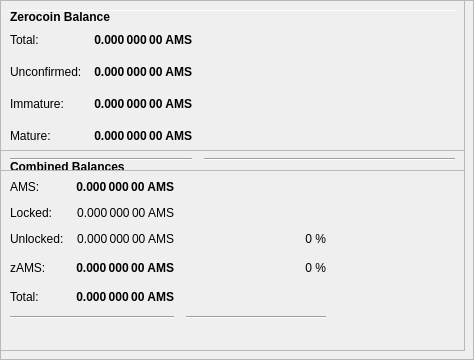
        <widget class="QFrame" name="frameObfuscation">
         <property name="minimumSize">
          <size>
           <width>0</width>
           <height>350</height>
          </size>
         </property>
         <property name="layoutDirection">
          <enum>Qt::LeftToRight</enum>
         </property>
         <property name="frameShape">
          <enum>QFrame::StyledPanel</enum>
         </property>
         <property name="frameShadow">
          <enum>QFrame::Raised</enum>
         </property>
         <widget class="QPushButton" name="runAutoDenom">
          <property name="geometry">
           <rect>
            <x>251</x>
            <y>17</y>
            <width>1</width>
            <height>1</height>
           </rect>
          </property>
          <property name="palette">
           <palette>
            <active>
             <colorrole role="WindowText">
              <brush brushstyle="SolidPattern">
               <color alpha="255">
                <red>0</red>
                <green>0</green>
                <blue>0</blue>
               </color>
              </brush>
             </colorrole>
             <colorrole role="Button">
              <brush brushstyle="SolidPattern">
               <color alpha="255">
                <red>239</red>
                <green>238</green>
                <blue>238</blue>
               </color>
              </brush>
             </colorrole>
             <colorrole role="Light">
              <brush brushstyle="SolidPattern">
               <color alpha="255">
                <red>255</red>
                <green>255</green>
                <blue>255</blue>
               </color>
              </brush>
             </colorrole>
             <colorrole role="Midlight">
              <brush brushstyle="SolidPattern">
               <color alpha="255">
                <red>247</red>
                <green>246</green>
                <blue>246</blue>
               </color>
              </brush>
             </colorrole>
             <colorrole role="Dark">
              <brush brushstyle="SolidPattern">
               <color alpha="255">
                <red>119</red>
                <green>119</green>
                <blue>119</blue>
               </color>
              </brush>
             </colorrole>
             <colorrole role="Mid">
              <brush brushstyle="SolidPattern">
               <color alpha="255">
                <red>159</red>
                <green>159</green>
                <blue>159</blue>
               </color>
              </brush>
             </colorrole>
             <colorrole role="Text">
              <brush brushstyle="SolidPattern">
               <color alpha="255">
                <red>0</red>
                <green>0</green>
                <blue>0</blue>
               </color>
              </brush>
             </colorrole>
             <colorrole role="BrightText">
              <brush brushstyle="SolidPattern">
               <color alpha="255">
                <red>255</red>
                <green>255</green>
                <blue>255</blue>
               </color>
              </brush>
             </colorrole>
             <colorrole role="ButtonText">
              <brush brushstyle="SolidPattern">
               <color alpha="255">
                <red>0</red>
                <green>0</green>
                <blue>0</blue>
               </color>
              </brush>
             </colorrole>
             <colorrole role="Base">
              <brush brushstyle="SolidPattern">
               <color alpha="255">
                <red>255</red>
                <green>255</green>
                <blue>255</blue>
               </color>
              </brush>
             </colorrole>
             <colorrole role="Window">
              <brush brushstyle="SolidPattern">
               <color alpha="255">
                <red>239</red>
                <green>238</green>
                <blue>238</blue>
               </color>
              </brush>
             </colorrole>
             <colorrole role="Shadow">
              <brush brushstyle="SolidPattern">
               <color alpha="255">
                <red>0</red>
                <green>0</green>
                <blue>0</blue>
               </color>
              </brush>
             </colorrole>
             <colorrole role="AlternateBase">
              <brush brushstyle="SolidPattern">
               <color alpha="255">
                <red>247</red>
                <green>246</green>
                <blue>246</blue>
               </color>
              </brush>
             </colorrole>
             <colorrole role="ToolTipBase">
              <brush brushstyle="SolidPattern">
               <color alpha="255">
                <red>255</red>
                <green>255</green>
                <blue>220</blue>
               </color>
              </brush>
             </colorrole>
             <colorrole role="ToolTipText">
              <brush brushstyle="SolidPattern">
               <color alpha="255">
                <red>0</red>
                <green>0</green>
                <blue>0</blue>
               </color>
              </brush>
             </colorrole>
            </active>
            <inactive>
             <colorrole role="WindowText">
              <brush brushstyle="SolidPattern">
               <color alpha="255">
                <red>0</red>
                <green>0</green>
                <blue>0</blue>
               </color>
              </brush>
             </colorrole>
             <colorrole role="Button">
              <brush brushstyle="SolidPattern">
               <color alpha="255">
                <red>239</red>
                <green>238</green>
                <blue>238</blue>
               </color>
              </brush>
             </colorrole>
             <colorrole role="Light">
              <brush brushstyle="SolidPattern">
               <color alpha="255">
                <red>255</red>
                <green>255</green>
                <blue>255</blue>
               </color>
              </brush>
             </colorrole>
             <colorrole role="Midlight">
              <brush brushstyle="SolidPattern">
               <color alpha="255">
                <red>247</red>
                <green>246</green>
                <blue>246</blue>
               </color>
              </brush>
             </colorrole>
             <colorrole role="Dark">
              <brush brushstyle="SolidPattern">
               <color alpha="255">
                <red>119</red>
                <green>119</green>
                <blue>119</blue>
               </color>
              </brush>
             </colorrole>
             <colorrole role="Mid">
              <brush brushstyle="SolidPattern">
               <color alpha="255">
                <red>159</red>
                <green>159</green>
                <blue>159</blue>
               </color>
              </brush>
             </colorrole>
             <colorrole role="Text">
              <brush brushstyle="SolidPattern">
               <color alpha="255">
                <red>0</red>
                <green>0</green>
                <blue>0</blue>
               </color>
              </brush>
             </colorrole>
             <colorrole role="BrightText">
              <brush brushstyle="SolidPattern">
               <color alpha="255">
                <red>255</red>
                <green>255</green>
                <blue>255</blue>
               </color>
              </brush>
             </colorrole>
             <colorrole role="ButtonText">
              <brush brushstyle="SolidPattern">
               <color alpha="255">
                <red>0</red>
                <green>0</green>
                <blue>0</blue>
               </color>
              </brush>
             </colorrole>
             <colorrole role="Base">
              <brush brushstyle="SolidPattern">
               <color alpha="255">
                <red>255</red>
                <green>255</green>
                <blue>255</blue>
               </color>
              </brush>
             </colorrole>
             <colorrole role="Window">
              <brush brushstyle="SolidPattern">
               <color alpha="255">
                <red>239</red>
                <green>238</green>
                <blue>238</blue>
               </color>
              </brush>
             </colorrole>
             <colorrole role="Shadow">
              <brush brushstyle="SolidPattern">
               <color alpha="255">
                <red>0</red>
                <green>0</green>
                <blue>0</blue>
               </color>
              </brush>
             </colorrole>
             <colorrole role="AlternateBase">
              <brush brushstyle="SolidPattern">
               <color alpha="255">
                <red>247</red>
                <green>246</green>
                <blue>246</blue>
               </color>
              </brush>
             </colorrole>
             <colorrole role="ToolTipBase">
              <brush brushstyle="SolidPattern">
               <color alpha="255">
                <red>255</red>
                <green>255</green>
                <blue>220</blue>
               </color>
              </brush>
             </colorrole>
             <colorrole role="ToolTipText">
              <brush brushstyle="SolidPattern">
               <color alpha="255">
                <red>0</red>
                <green>0</green>
                <blue>0</blue>
               </color>
              </brush>
             </colorrole>
            </inactive>
            <disabled>
             <colorrole role="WindowText">
              <brush brushstyle="SolidPattern">
               <color alpha="255">
                <red>119</red>
                <green>119</green>
                <blue>119</blue>
               </color>
              </brush>
             </colorrole>
             <colorrole role="Button">
              <brush brushstyle="SolidPattern">
               <color alpha="255">
                <red>239</red>
                <green>238</green>
                <blue>238</blue>
               </color>
              </brush>
             </colorrole>
             <colorrole role="Light">
              <brush brushstyle="SolidPattern">
               <color alpha="255">
                <red>255</red>
                <green>255</green>
                <blue>255</blue>
               </color>
              </brush>
             </colorrole>
             <colorrole role="Midlight">
              <brush brushstyle="SolidPattern">
               <color alpha="255">
                <red>247</red>
                <green>246</green>
                <blue>246</blue>
               </color>
              </brush>
             </colorrole>
             <colorrole role="Dark">
              <brush brushstyle="SolidPattern">
               <color alpha="255">
                <red>119</red>
                <green>119</green>
                <blue>119</blue>
               </color>
              </brush>
             </colorrole>
             <colorrole role="Mid">
              <brush brushstyle="SolidPattern">
               <color alpha="255">
                <red>159</red>
                <green>159</green>
                <blue>159</blue>
               </color>
              </brush>
             </colorrole>
             <colorrole role="Text">
              <brush brushstyle="SolidPattern">
               <color alpha="255">
                <red>119</red>
                <green>119</green>
                <blue>119</blue>
               </color>
              </brush>
             </colorrole>
             <colorrole role="BrightText">
              <brush brushstyle="SolidPattern">
               <color alpha="255">
                <red>255</red>
                <green>255</green>
                <blue>255</blue>
               </color>
              </brush>
             </colorrole>
             <colorrole role="ButtonText">
              <brush brushstyle="SolidPattern">
               <color alpha="255">
                <red>119</red>
                <green>119</green>
                <blue>119</blue>
               </color>
              </brush>
             </colorrole>
             <colorrole role="Base">
              <brush brushstyle="SolidPattern">
               <color alpha="255">
                <red>239</red>
                <green>238</green>
                <blue>238</blue>
               </color>
              </brush>
             </colorrole>
             <colorrole role="Window">
              <brush brushstyle="SolidPattern">
               <color alpha="255">
                <red>239</red>
                <green>238</green>
                <blue>238</blue>
               </color>
              </brush>
             </colorrole>
             <colorrole role="Shadow">
              <brush brushstyle="SolidPattern">
               <color alpha="255">
                <red>0</red>
                <green>0</green>
                <blue>0</blue>
               </color>
              </brush>
             </colorrole>
             <colorrole role="AlternateBase">
              <brush brushstyle="SolidPattern">
               <color alpha="255">
                <red>239</red>
                <green>238</green>
                <blue>238</blue>
               </color>
              </brush>
             </colorrole>
             <colorrole role="ToolTipBase">
              <brush brushstyle="SolidPattern">
               <color alpha="255">
                <red>255</red>
                <green>255</green>
                <blue>220</blue>
               </color>
              </brush>
             </colorrole>
             <colorrole role="ToolTipText">
              <brush brushstyle="SolidPattern">
               <color alpha="255">
                <red>0</red>
                <green>0</green>
                <blue>0</blue>
               </color>
              </brush>
             </colorrole>
            </disabled>
           </palette>
          </property>
          <property name="focusPolicy">
           <enum>Qt::NoFocus</enum>
          </property>
          <property name="autoFillBackground">
           <bool>true</bool>
          </property>
          <property name="text">
           <string/>
          </property>
          <property name="flat">
           <bool>true</bool>
          </property>
         </widget>
         <widget class="Line" name="line">
          <property name="geometry">
           <rect>
            <x>7</x>
            <y>10</y>
            <width>451</width>
            <height>1</height>
           </rect>
          </property>
          <property name="orientation">
           <enum>Qt::Horizontal</enum>
          </property>
         </widget>
         <widget class="QFrame" name="frame_3">
          <property name="geometry">
           <rect>
            <x>0</x>
            <y>150</y>
            <width>465</width>
            <height>201</height>
           </rect>
          </property>
          <property name="frameShape">
           <enum>QFrame::StyledPanel</enum>
          </property>
          <property name="frameShadow">
           <enum>QFrame::Raised</enum>
          </property>
          <layout class="QVBoxLayout" name="verticalLayout_5">
           <item>
            <layout class="QHBoxLayout" name="horizontalLayout_5" stretch="0">
             <item>
              <widget class="QLabel" name="label_5z">
               <property name="maximumSize">
                <size>
                 <width>16777215</width>
                 <height>20</height>
                </size>
               </property>
               <property name="font">
                <font>
                 <weight>75</weight>
                 <bold>true</bold>
                </font>
               </property>
               <property name="toolTip">
                <string>Combined Balances (including unconfirmed and immature coins)</string>
               </property>
               <property name="text">
                <string>&lt;html&gt;&lt;head/&gt;&lt;body&gt;&lt;p&gt;Combined Balances&lt;/p&gt;&lt;/body&gt;&lt;/html&gt;</string>
               </property>
              </widget>
             </item>
            </layout>
           </item>
           <item>
            <layout class="QGridLayout" name="gridLayout_3">
             <property name="spacing">
              <number>12</number>
             </property>
             <item row="7" column="0" colspan="2">
              <widget class="Line" name="lineSpendableBalance_3">
               <property name="orientation">
                <enum>Qt::Horizontal</enum>
               </property>
              </widget>
             </item>
             <item row="7" column="2">
              <widget class="Line" name="lineWatchBalance_3">
               <property name="sizePolicy">
                <sizepolicy hsizetype="Preferred" vsizetype="Fixed">
                 <horstretch>0</horstretch>
                 <verstretch>0</verstretch>
                </sizepolicy>
               </property>
               <property name="minimumSize">
                <size>
                 <width>140</width>
                 <height>0</height>
                </size>
               </property>
               <property name="orientation">
                <enum>Qt::Horizontal</enum>
               </property>
              </widget>
             </item>
             <item row="4" column="1">
              <widget class="QLabel" name="labelzBalancez">
               <property name="font">
                <font>
                 <weight>75</weight>
                 <bold>true</bold>
                </font>
               </property>
               <property name="cursor">
                <cursorShape>IBeamCursor</cursorShape>
               </property>
               <property name="toolTip">
                <string>Total of transactions that have yet to be confirmed, and do not yet count toward the spendable balance</string>
               </property>
               <property name="text">
                <string notr="true">0.000 000 00 AMS</string>
               </property>
               <property name="alignment">
                <set>Qt::AlignRight|Qt::AlignTrailing|Qt::AlignVCenter</set>
               </property>
               <property name="textInteractionFlags">
                <set>Qt::LinksAccessibleByMouse|Qt::TextSelectableByKeyboard|Qt::TextSelectableByMouse</set>
               </property>
              </widget>
             </item>
             <item row="6" column="1">
              <widget class="QLabel" name="labelTotalz">
               <property name="font">
                <font>
                 <weight>75</weight>
                 <bold>true</bold>
                </font>
               </property>
               <property name="cursor">
                <cursorShape>IBeamCursor</cursorShape>
               </property>
               <property name="toolTip">
                <string>Total Balance, including unconfirmed and immature coins.</string>
               </property>
               <property name="text">
                <string notr="true">0.000 000 00 AMS</string>
               </property>
               <property name="alignment">
                <set>Qt::AlignRight|Qt::AlignTrailing|Qt::AlignVCenter</set>
               </property>
               <property name="textInteractionFlags">
                <set>Qt::LinksAccessibleByMouse|Qt::TextSelectableByKeyboard|Qt::TextSelectableByMouse</set>
               </property>
              </widget>
             </item>
             <item row="4" column="3">
              <spacer name="horizontalSpacer_6">
               <property name="orientation">
                <enum>Qt::Horizontal</enum>
               </property>
               <property name="sizeHint" stdset="0">
                <size>
                 <width>40</width>
                 <height>20</height>
                </size>
               </property>
              </spacer>
             </item>
             <item row="6" column="0">
              <widget class="QLabel" name="labelTotalTextz">
               <property name="text">
                <string>Total:</string>
               </property>
              </widget>
             </item>
             <item row="1" column="0">
              <widget class="QLabel" name="labelBalanceTextz">
               <property name="text">
                <string>AMS:</string>
               </property>
              </widget>
             </item>
             <item row="1" column="1">
              <widget class="QLabel" name="labelBalancez">
               <property name="font">
                <font>
                 <weight>75</weight>
                 <bold>true</bold>
                </font>
               </property>
               <property name="cursor">
                <cursorShape>IBeamCursor</cursorShape>
               </property>
               <property name="toolTip">
                <string>Your current spendable balance</string>
               </property>
               <property name="text">
                <string notr="true">0.000 000 00 AMS</string>
               </property>
               <property name="alignment">
                <set>Qt::AlignRight|Qt::AlignTrailing|Qt::AlignVCenter</set>
               </property>
               <property name="textInteractionFlags">
                <set>Qt::LinksAccessibleByMouse|Qt::TextSelectableByKeyboard|Qt::TextSelectableByMouse</set>
               </property>
              </widget>
             </item>
             <item row="4" column="0">
              <widget class="QLabel" name="labelzBalanceTextz">
               <property name="toolTip">
                <string/>
               </property>
               <property name="text">
                <string>zAMS:</string>
               </property>
              </widget>
             </item>
             <item row="4" column="2">
              <widget class="QLabel" name="labelzAMSPercent">
               <property name="toolTip">
                <string>Current percentage of zAMS.
If AutoMint is enabled this percentage will settle around the configured AutoMint percentage (default = 10%)</string>
               </property>
               <property name="text">
                <string>0 %</string>
               </property>
               <property name="alignment">
                <set>Qt::AlignRight|Qt::AlignTrailing|Qt::AlignVCenter</set>
               </property>
              </widget>
             </item>
             <item row="6" column="2">
              <widget class="QLabel" name="label100Percent">
               <property name="text">
                <string/>
               </property>
               <property name="alignment">
                <set>Qt::AlignRight|Qt::AlignTrailing|Qt::AlignVCenter</set>
               </property>
              </widget>
             </item>
             <item row="2" column="1">
              <widget class="QLabel" name="labelLockedBalance">
               <property name="toolTip">
                <string>Locked AMS or Masternode collaterals. These are excluded from zAMS minting.</string>
               </property>
               <property name="text">
                <string>0.000 000 00 AMS</string>
               </property>
               <property name="alignment">
                <set>Qt::AlignRight|Qt::AlignTrailing|Qt::AlignVCenter</set>
               </property>
              </widget>
             </item>
             <item row="2" column="0">
              <widget class="QLabel" name="labelLockedBalanceText">
               <property name="toolTip">
                <string>Locked AMS or Masternode collaterals. These are excluded from zAMS minting.</string>
               </property>
               <property name="text">
                <string>Locked:</string>
               </property>
              </widget>
             </item>
             <item row="3" column="0">
              <widget class="QLabel" name="labelUnLockedBalanceText">
               <property name="toolTip">
                <string>Unlocked AMSs. These can be used for zAMS minting.</string>
               </property>
               <property name="text">
                <string>Unlocked:</string>
               </property>
              </widget>
             </item>
             <item row="3" column="1">
              <widget class="QLabel" name="labelUnLockedBalance">
               <property name="toolTip">
                <string>Unlocked AMSs. These can be used for zAMS minting.</string>
               </property>
               <property name="text">
                <string>0.000 000 00 AMS</string>
               </property>
               <property name="alignment">
                <set>Qt::AlignRight|Qt::AlignTrailing|Qt::AlignVCenter</set>
               </property>
              </widget>
             </item>
             <item row="3" column="2">
              <widget class="QLabel" name="labelAMSPercent">
               <property name="text">
                <string>0 %</string>
               </property>
               <property name="alignment">
                <set>Qt::AlignRight|Qt::AlignTrailing|Qt::AlignVCenter</set>
               </property>
              </widget>
             </item>
            </layout>
           </item>
           <item>
            <spacer name="verticalSpacer">
             <property name="orientation">
              <enum>Qt::Vertical</enum>
             </property>
             <property name="sizeHint" stdset="0">
              <size>
               <width>20</width>
               <height>40</height>
              </size>
             </property>
            </spacer>
           </item>
          </layout>
         </widget>
         <widget class="QFrame" name="frame_4">
          <property name="geometry">
           <rect>
            <x>0</x>
            <y>0</y>
            <width>465</width>
            <height>171</height>
           </rect>
          </property>
          <property name="frameShape">
           <enum>QFrame::StyledPanel</enum>
          </property>
          <property name="frameShadow">
           <enum>QFrame::Raised</enum>
          </property>
          <layout class="QVBoxLayout" name="verticalLayout_7">
           <item>
            <layout class="QHBoxLayout" name="horizontalLayout_8" stretch="0">
             <item>
              <widget class="QLabel" name="label_5z_3">
               <property name="maximumSize">
                <size>
                 <width>16777215</width>
                 <height>20</height>
                </size>
               </property>
               <property name="font">
                <font>
                 <weight>75</weight>
                 <bold>true</bold>
                </font>
               </property>
               <property name="text">
                <string>Zerocoin Balance</string>
               </property>
              </widget>
             </item>
            </layout>
           </item>
           <item>
            <layout class="QGridLayout" name="gridLayout_5">
             <property name="spacing">
              <number>12</number>
             </property>
             <item row="4" column="0">
              <widget class="QLabel" name="labelzBalanceMatureText">
               <property name="toolTip">
                <string>Mature: more than 20 confirmation and more than 3 mints of the same denomination after it was minted.
These zAMS are spendable.</string>
               </property>
               <property name="text">
                <string>Mature:</string>
               </property>
              </widget>
             </item>
             <item row="5" column="0" colspan="2">
              <widget class="Line" name="lineSpendableBalance_5">
               <property name="orientation">
                <enum>Qt::Horizontal</enum>
               </property>
              </widget>
             </item>
             <item row="1" column="1">
              <widget class="QLabel" name="labelzBalance">
               <property name="font">
                <font>
                 <weight>75</weight>
                 <bold>true</bold>
                </font>
               </property>
               <property name="cursor">
                <cursorShape>IBeamCursor</cursorShape>
               </property>
               <property name="toolTip">
                <string>All available zAMS, unconfirmed and immature zAMS included.</string>
               </property>
               <property name="text">
                <string notr="true">0.000 000 00 AMS</string>
               </property>
               <property name="alignment">
                <set>Qt::AlignRight|Qt::AlignTrailing|Qt::AlignVCenter</set>
               </property>
               <property name="textInteractionFlags">
                <set>Qt::LinksAccessibleByMouse|Qt::TextSelectableByKeyboard|Qt::TextSelectableByMouse</set>
               </property>
              </widget>
             </item>
             <item row="5" column="2">
              <widget class="Line" name="lineWatchBalance_5">
               <property name="sizePolicy">
                <sizepolicy hsizetype="Preferred" vsizetype="Fixed">
                 <horstretch>0</horstretch>
                 <verstretch>0</verstretch>
                </sizepolicy>
               </property>
               <property name="minimumSize">
                <size>
                 <width>140</width>
                 <height>0</height>
                </size>
               </property>
               <property name="orientation">
                <enum>Qt::Horizontal</enum>
               </property>
              </widget>
             </item>
             <item row="1" column="0">
              <widget class="QLabel" name="labelzBalanceText">
               <property name="toolTip">
                <string>All available zAMS, unconfirmed and immature zAMS included.</string>
               </property>
               <property name="text">
                <string>Total:</string>
               </property>
              </widget>
             </item>
             <item row="1" column="2">
              <spacer name="horizontalSpacer_8">
               <property name="orientation">
                <enum>Qt::Horizontal</enum>
               </property>
               <property name="sizeHint" stdset="0">
                <size>
                 <width>40</width>
                 <height>20</height>
                </size>
               </property>
              </spacer>
             </item>
             <item row="4" column="2">
              <spacer name="horizontalSpacer_4">
               <property name="orientation">
                <enum>Qt::Horizontal</enum>
               </property>
               <property name="sizeHint" stdset="0">
                <size>
                 <width>40</width>
                 <height>20</height>
                </size>
               </property>
              </spacer>
             </item>
             <item row="4" column="1">
              <widget class="QLabel" name="labelzBalanceMature">
               <property name="font">
                <font>
                 <weight>75</weight>
                 <bold>true</bold>
                </font>
               </property>
               <property name="toolTip">
                <string>Mature: more than 20 confirmation and more than 3 mints of the same denomination after it was minted.
These zAMS are spendable.</string>
               </property>
               <property name="text">
                <string>0.000 000 00 AMS</string>
               </property>
               <property name="alignment">
                <set>Qt::AlignRight|Qt::AlignTrailing|Qt::AlignVCenter</set>
               </property>
              </widget>
             </item>
             <item row="2" column="0">
              <widget class="QLabel" name="labelzBalanceUnconfirmedText">
               <property name="toolTip">
                <string>Unconfirmed: less than 20 confirmations
Immature: confirmed, but less than 3 mints of the same denomination after it was minted</string>
               </property>
               <property name="text">
                <string>Unconfirmed:</string>
               </property>
              </widget>
             </item>
             <item row="2" column="1">
              <widget class="QLabel" name="labelzBalanceUnconfirmed">
               <property name="font">
                <font>
                 <weight>75</weight>
                 <bold>true</bold>
                </font>
               </property>
               <property name="toolTip">
                <string>Unconfirmed: less than 20 confirmations
Immature: confirmed, but less than 3 mints of the same denomination after it was minted</string>
               </property>
               <property name="text">
                <string>0.000 000 00 AMS</string>
               </property>
               <property name="alignment">
                <set>Qt::AlignRight|Qt::AlignTrailing|Qt::AlignVCenter</set>
               </property>
              </widget>
             </item>
             <item row="2" column="2">
              <spacer name="horizontalSpacer_5">
               <property name="orientation">
                <enum>Qt::Horizontal</enum>
               </property>
               <property name="sizeHint" stdset="0">
                <size>
                 <width>40</width>
                 <height>20</height>
                </size>
               </property>
              </spacer>
             </item>
             <item row="3" column="0">
              <widget class="QLabel" name="labelzBalanceImmatureText">
               <property name="toolTip">
                <string>Unconfirmed: less than 20 confirmations
Immature: confirmed, but less than 3 mints of the same denomination after it was minted</string>
               </property>
               <property name="text">
                <string>Immature:</string>
               </property>
              </widget>
             </item>
             <item row="3" column="1">
              <widget class="QLabel" name="labelzBalanceImmature">
               <property name="font">
                <font>
                 <weight>75</weight>
                 <bold>true</bold>
                </font>
               </property>
               <property name="toolTip">
                <string>Unconfirmed: less than 20 confirmations
Immature: confirmed, but less than 3 mints of the same denomination after it was minted</string>
               </property>
               <property name="text">
                <string>0.000 000 00 AMS</string>
               </property>
               <property name="alignment">
                <set>Qt::AlignRight|Qt::AlignTrailing|Qt::AlignVCenter</set>
               </property>
              </widget>
             </item>
             <item row="3" column="2">
              <spacer name="horizontalSpacer_7">
               <property name="orientation">
                <enum>Qt::Horizontal</enum>
               </property>
               <property name="sizeHint" stdset="0">
                <size>
                 <width>40</width>
                 <height>20</height>
                </size>
               </property>
              </spacer>
             </item>
            </layout>
           </item>
          </layout>
         </widget>
        </widget>
